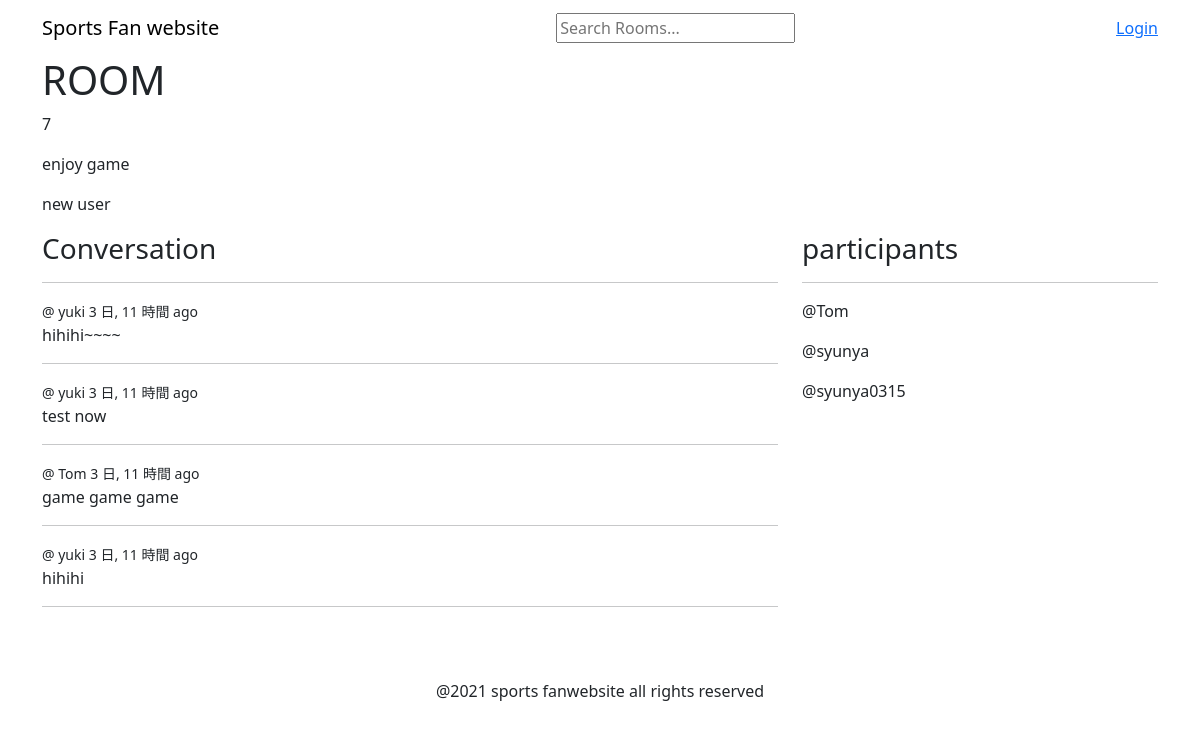
Screenshot of /room/7/ with the database file from the repository.
### base/models.py (models this page shows, shortened)
class Room(models.Model):
    host = models.ForeignKey(User, on_delete=models.SET_NULL, null=True)
    topic = models.ForeignKey(Topic, on_delete=models.SET_NULL, null=True)
    name = models.CharField(max_length=200)
    description = models.TextField(null=True, blank=True)
    participants =models.ManyToManyField(User, related_name='participants', blank=True)
    updated = models.DateTimeField(auto_now=True)
    created = models.DateTimeField(auto_now_add=True)
    class Meta:
        ordering = ['-updated', '-created']

class Message(models.Model):
    user = models.ForeignKey(User, on_delete=models.CASCADE)
    room = models.ForeignKey(Room, on_delete=models.CASCADE)
    body = models.TextField()
    updated = models.DateTimeField(auto_now=True)
    created = models.DateTimeField(auto_now_add=True)

### base/views.py (the view, shortened to what this page needs)
# urls.py: path('room/<str:pk>/', views.room, name="room"),
def room(request, pk):
    room = Room.objects.get(id=pk)
    room_messages = room.message_set.all().order_by('-created')
    participants = room.participants.all()
    context = {
        'room': room,
        'room_messages': room_messages,
        'participants': participants
    }
    return render(request, 'base/room.html', context)

### templates/base/room.html (shortened to what this page needs)
{% extends 'base/base.html' %}
{% block main %}
<div class="container">
    <h1>ROOM</h1>
    <p> {{ room.id }}</p>
    <p> {{ room.name }}</p>
    <p> {{ room.description }}</p>
    <div class="row">
        <div class="col-8">
            <div class="comment-wrapper">
                <h3>Conversation</h3>
                <hr>
                {% for message in room_messages %}
                    <div>
                            <small>@ {{message.user}} {{ message.created|timesince }} ago</small>
                            <p> {{ message.body }}</p>
                            <hr>
                    </div>
                {% endfor %}
            </div>
        </div>
        <div class="col-4">
            <div class="participants-wrapper">
                <h3>participants</h3>
                <hr>
                {% for participant in participants %}
                    <p>@{{ participant }}</p>
                {% endfor %}
            </div>
        </div>
    </div>
</div>
{% endblock main %}

### templates/base/base.html (shortened to what this page needs)
{% load static %}
{% load django_bootstrap5 %}
<!DOCTYPE html>
<html lang="ja">
<head>
    {% bootstrap_css %}
</head>
<body>
    {% include 'includes/base/nav.html' %}
    <main>
        {% block main %}{% endblock %}
    </main>
    {% include 'includes/base/footer.html' %}
</body>
</html>

### templates/includes/base/nav.html
<nav class="navbar navbar-light bg-transparent nav-absolute">
    <div class="container">
        <a class="navbar-brand logo-font logo-text" href="/">Sports Fan website</a>
        <form action="{% url 'home' %}" method="get">
            <input type="text" name="q" placeholder="Search Rooms..."/>
        </form>
        {% if request.user.is_authenticated %}
            <a href="{% url 'logout' %}">Log out</a>
        {% else %}
            <a href="{% url 'login' %}">Login</a>
        {% endif %}
    </div>
</nav>

### templates/includes/base/footer.html
<footer class="pt-5">
    <div class="text-center p-2">
        <span class="text-dark">@2021 sports fanwebsite all rights reserved</span>
    </div>
</footer>

### rows the page displays
Room: id "7", name "enjoy game", description "new user"
Message: user "yuki", created "3 日, 11 時間", body "hihihi~~~~"
Message: user "yuki", created "3 日, 11 時間", body "test now"
Message: user "Tom", created "3 日, 11 時間", body "game game game"
Message: user "yuki", created "3 日, 11 時間", body "hihihi"

### other values shown
{{ participant }} "Tom"
{{ participant }} "syunya"
{{ participant }} "syunya0315"
